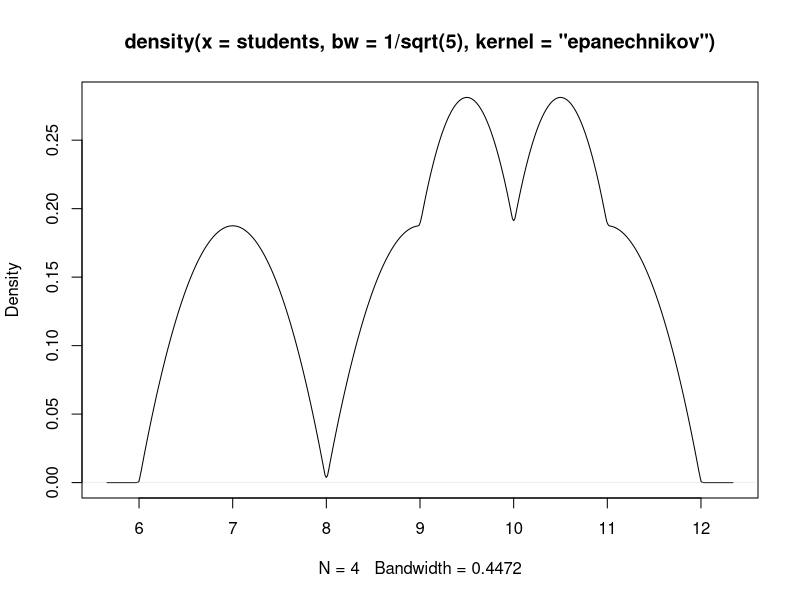
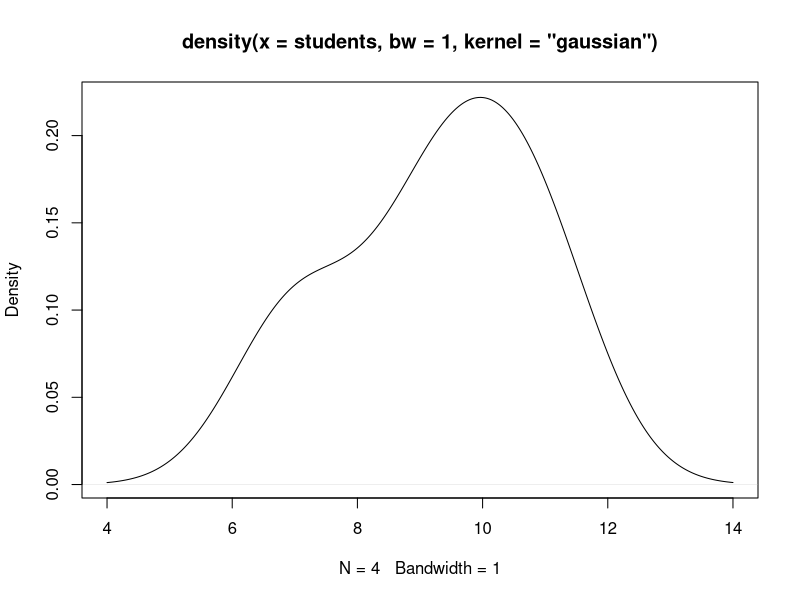

These charts were generated, in order, by the following R code:
students <- c(7,9,10,11)

# A
epanechnikov_kernel <- function(x) {
  if (abs(x) > 1) return(0)
  else return(3/4 * (1 - x**2))
}

kernel_density_estimator <- function(x, data, kernel, h = 1) {
  sum <- 0
  for (xi in data) {
    sum = sum + kernel((x - xi) / h)
  }
  return(sum / (h * length(data)))
}

weights <- c(8, 9.5, 10.5)
for (w in weights) {
  print(kernel_density_estimator(w, students, epanechnikov_kernel))
}

# shortcut
d <- density(x = students, kernel = "epanechnikov", bw = 1 / sqrt(5))
# The density function chooses the scaling factor h such that bw is the 
# standard deviation of the scaled kernel. The standard deviation of the
# Epanechnikov kernel scaled by h is equal to the square root of one fifth
# of h to the power of 3. Hence bw is the inverse of the square root of 5.
plot(d)
kde <- approxfun(d)
for (w in weights) {
  print(kde(w))
}

# B
for (w in weights) {
  print(kernel_density_estimator(w, students, dnorm))
}
plot(density(x = students, kernel = "gaussian", bw = 1))
# For the Gaussian distribution the scaling parameter h is exactly the 
# corresponding standard deviation.
?density
